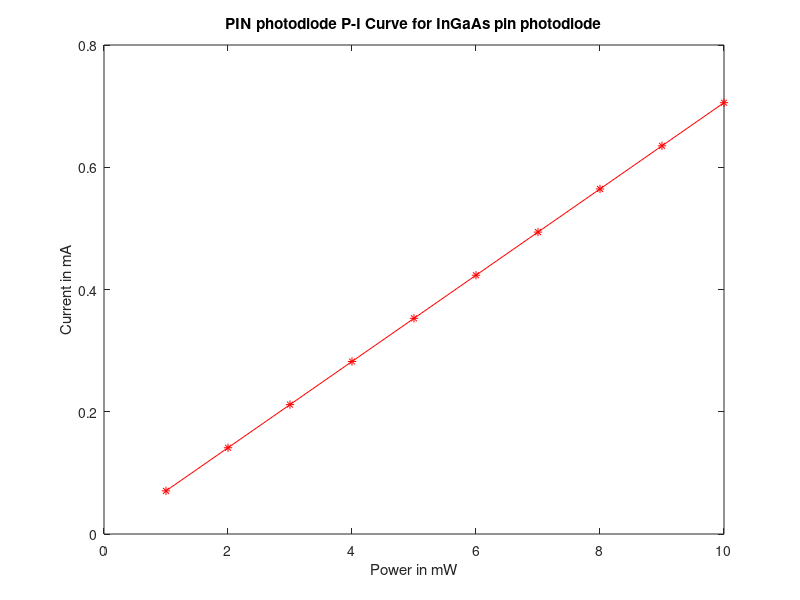

This chart was generated by the following MATLAB code:
pin=1e-3:1e-3:10e-3;%input power 1mA to 10mA.

width = 0.15;
abs = 0.8;
reflec = 0.5;
q = 1.6e-19;
h = 6.6256E-34; %Planck constant
nu = 1.935e14;

%write your code here

pabs = pin*(1-exp(-1*abs*width));
ip = (q/(h*nu))*pabs*(1-reflec);

xlim([0 11])
ylim([0.07 0.8])

plot(pin.*1e3,ip.*1e3,'r*-');

title('PIN photodiode P-I Curve for InGaAs pin photodiode')
xlabel('Power in mW')
ylabel('Current in mA')
